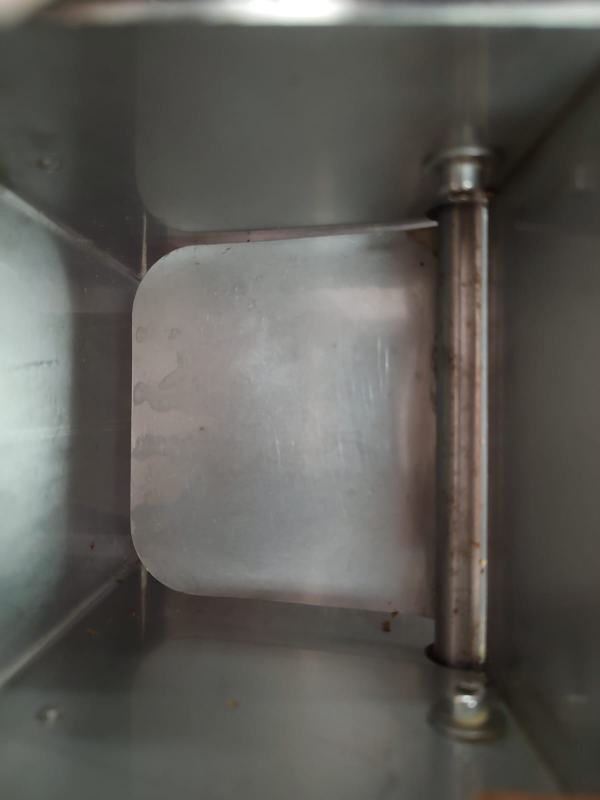
#> input picture ImageAssets/subtraction example/empty.jpg, 1200 x 1600 px, found by its file name (shown at 1/2 size)
$ python image_isolation.py
#> lines starting #> are read from the running program, lines starting #| are printed output that depends on the picture; after the words box and inside, x2 and y2 are one past the last pixel; in counts of white or black regions, pixels touching at a corner belong together; pictures that were not available may be replaced by others from this repository, and a replacement may not be noted
# --------- TODO
# --- create mask
# subtract image
# conduct segmentation on the image to get just the date colors

# --- goal here is to get outline mask
# erode outliers, maybe use morph?
# morph close to get full shape
# use contours to isolate the largest contour, which at this point should definitely be the date

# here could also use another library to get border of all points, without having to morph or contour
# use binary image as a mask on original image

import cv2
import numpy as np
import os

def get_me_a_date(img, blank_img ,stops_huh=False, subtraction_parameter = 100, size_of_ellipse = 50):
    # lowHSV = (180-45, 60, 50)
    lowHSV = (1, 1, 1)
    highHSV = (180, 255, 255) # use app_morphology or app_HSV_Thresholds_on_Image
    # color mask is virtually nonexistant, add in by changing values above


    if stops_huh:
        cv2.imshow("Results", img); cv2.waitKey(0)

    # - subtraction
    sub = cv2.subtract(blank_img,img)
    if stops_huh:
        cv2.imshow("Results", sub); cv2.waitKey(0)

    sub = cv2.cvtColor(sub,cv2.COLOR_BGR2GRAY) #makes subtraction grayscale to create a mask
    if stops_huh:
        cv2.imshow("Results", sub); cv2.waitKey(0)

    black = np.array([subtraction_parameter]) #lower bound
    white = np.array([255]) #upper bound (there is no upper bound)
    mask = cv2.inRange(sub, black, white) # true or false (white or black) if a pixel is within range
    if stops_huh:
        cv2.imshow("Results", mask); cv2.waitKey(0)

    # - reappy color to subtraction mask to do color analysis
    colorized_subtraction = cv2.bitwise_and(img, img, mask=mask) # only shows pixels within the mask range in test image for result
    if stops_huh:
        cv2.imshow("Results", colorized_subtraction); cv2.waitKey(0)

    HSV_img = cv2.cvtColor(colorized_subtraction, cv2.COLOR_BGR2HSV)
    segmented_binary_img = cv2.inRange(HSV_img, lowHSV, highHSV)

    if stops_huh:
        cv2.imshow("Results", segmented_binary_img); cv2.waitKey(0)


    # - fill out the date with morphology
    kernel = cv2.getStructuringElement(cv2.MORPH_ELLIPSE, (size_of_ellipse, size_of_ellipse))
    morphed_img = cv2.morphologyEx(segmented_binary_img, cv2.MORPH_CLOSE, kernel)
    if stops_huh:
        cv2.imshow("Results", morphed_img); cv2.waitKey(0)

    # at this point, the date should be the biggest foreground object in the image


    # - remove outlying objects with contours # filter and show
    contours, hierarchy = cv2.findContours(morphed_img, cv2.RETR_EXTERNAL, cv2.CHAIN_APPROX_NONE)

    contours = sorted(contours, key=lambda x: cv2.contourArea(x), reverse=True) # get only largest contour

    mask = np.zeros(img.shape, np.uint8)
    cv2.drawContours(mask, np.array([contours[0]]), -1, (255,255,255), -1 )

    if stops_huh:
        cv2.imshow("Results", mask); cv2.waitKey(0)

    # # convert this RGB mask to a binary mask, don't really want to di inRange here... see how to fix
    sub = cv2.cvtColor(mask,cv2.COLOR_BGR2GRAY) #makes subtraction grayscale to create a mask
    black = np.array([15]) #lower bound
    white = np.array([255]) #upper bound (there is no upper bound)
    mask = cv2.inRange(sub, black, white) # true or false (white or black) if a pixel is within range

    final = cv2.bitwise_and(img, img, mask=mask)
    if stops_huh:
        cv2.imshow("Results", final); cv2.waitKey(0)

    return final


if __name__ == "__main__":
    def myimages(imdir):
        # imdir = '.\\..\\ImageAssets\\Juicy\\'
        files = os.listdir(imdir)
        image_paths = list(
            map(lambda filename: imdir+filename,
                filter(
                    lambda filename: filename.endswith(('.jpg','.JPG')), files)
                )
            )
        return image_paths

    def save_files_main(stops_huh = False):
        shape = (1920,1080)
        blank_img = cv2.imread("DateIQP\\ImageAssets\\Empty\\Empty1.jpg")
        blank_img = cv2.resize(blank_img, shape)
        image_paths = myimages("\\DateIQP\\ImageAssets\\YaaraTest\\")

        for i in range(len(image_paths)):
            print(i)
            img = cv2.imread(image_paths[i])
            img = cv2.resize(img, shape)
            final = get_me_a_date(img, blank_img, stops_huh)
            cv2.imwrite("Test_isolated_image_"+str(i)+".jpg", final)


    def gui_main(stops_huh = True):

#> called with stops_huh = True
        shape = (1920,1080)

        cv2.namedWindow("Results",cv2.WINDOW_NORMAL)
        cv2.namedWindow("Controls",cv2.WINDOW_NORMAL)
        cv2.resizeWindow("Controls",640,240)

        blank_img = cv2.resize(cv2.imread("C:\\DatesWorkspace\\DateIQP\\MyApp\\DateImages\\empty.jpg"), shape)
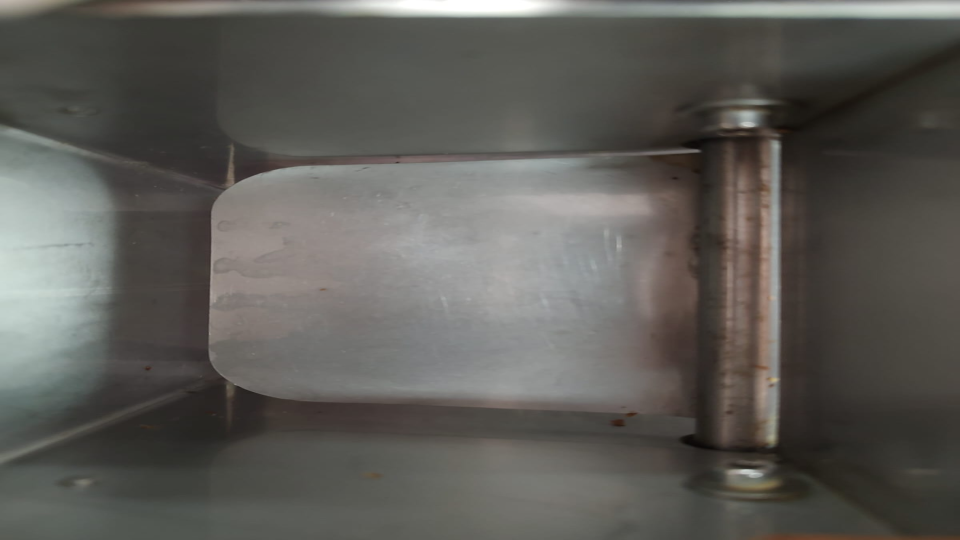
#> blank_img: shape (1080, 1920, 3) (shown at 1/2 size); mean B, G, R 87.5, 92, 93.6
        image_paths = myimages('C:\\DatesWorkspace\\DateIQP\\MyApp\\DateImages\\TrainingData\\')
        cv2.createTrackbar("Image","Controls",0,len(image_paths)-1,lambda _:_)

        while True:
            img = cv2.imread(image_paths[cv2.getTrackbarPos("Image","Controls")])
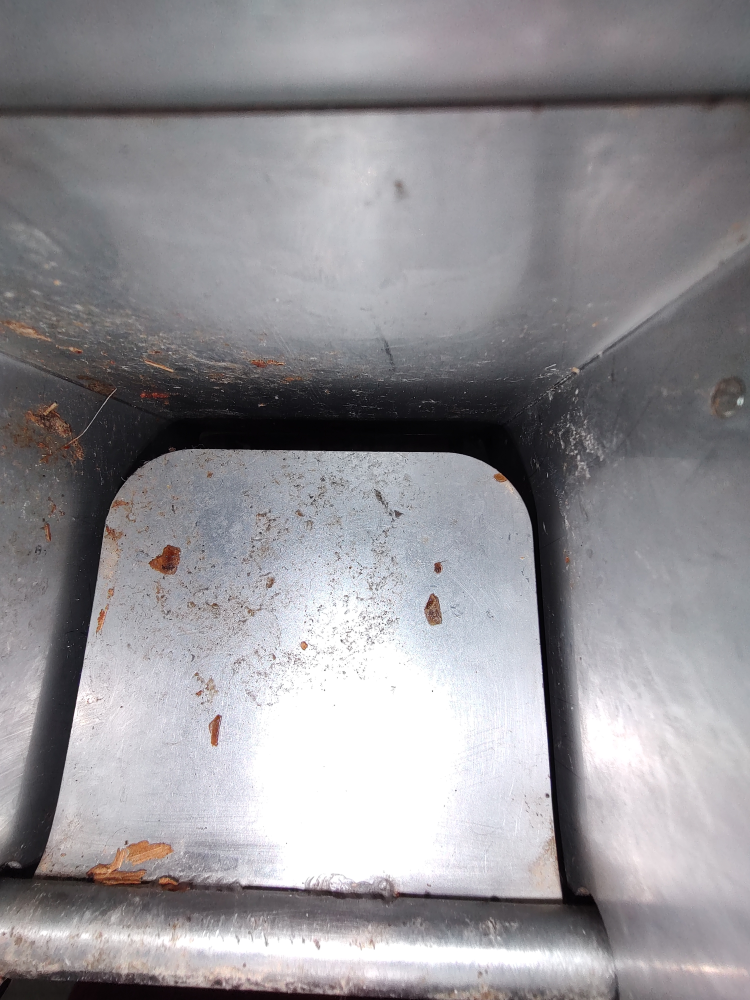
#> input picture ImageAssets/Empty/Empty2.jpg, 3000 x 4000 px, given as the content of the folder C:/DatesWorkspace/DateIQP/MyApp/DateImages/TrainingData/, which was not available (shown at 1/4 size)
#> img is the input picture: shape (4000, 3000, 3); mean B, G, R 149.4, 145.4, 147.6
            img = cv2.resize(img, shape)
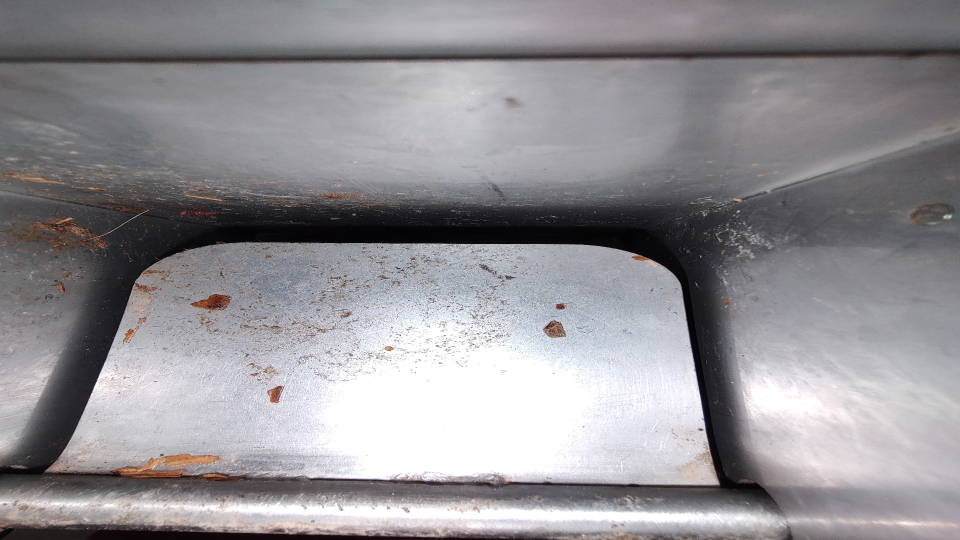
#> img: shape (1080, 1920, 3) (shown at 1/2 size); mean B, G, R 149.3, 145.3, 147.5

            final = get_me_a_date(img, blank_img, stops_huh)
#> in get_me_a_date, `sub = cv2.subtract(blank_img,img)`:
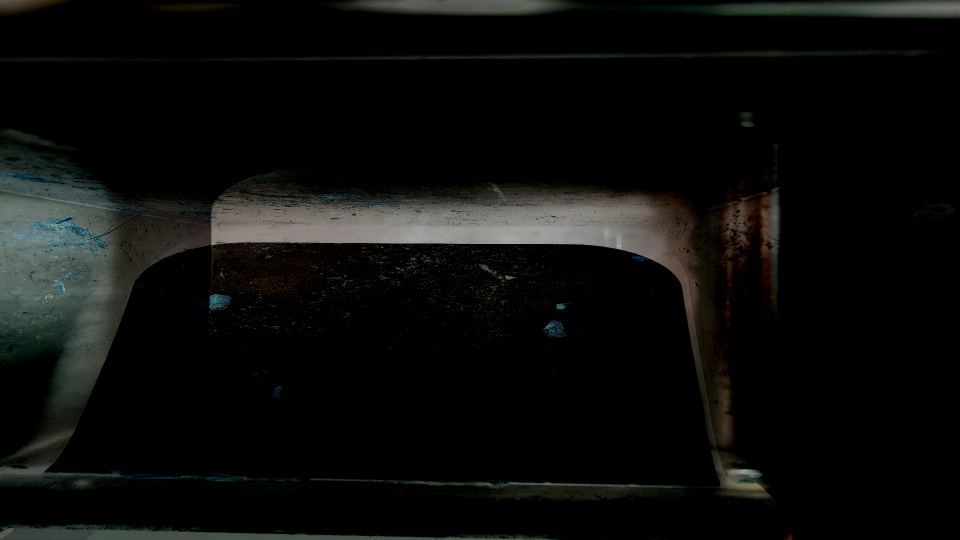
#> sub: shape (1080, 1920, 3) (shown at 1/2 size); mean B, G, R 11.3, 12.8, 12.1
#> in get_me_a_date, `mask = cv2.inRange(sub, black, white)`:
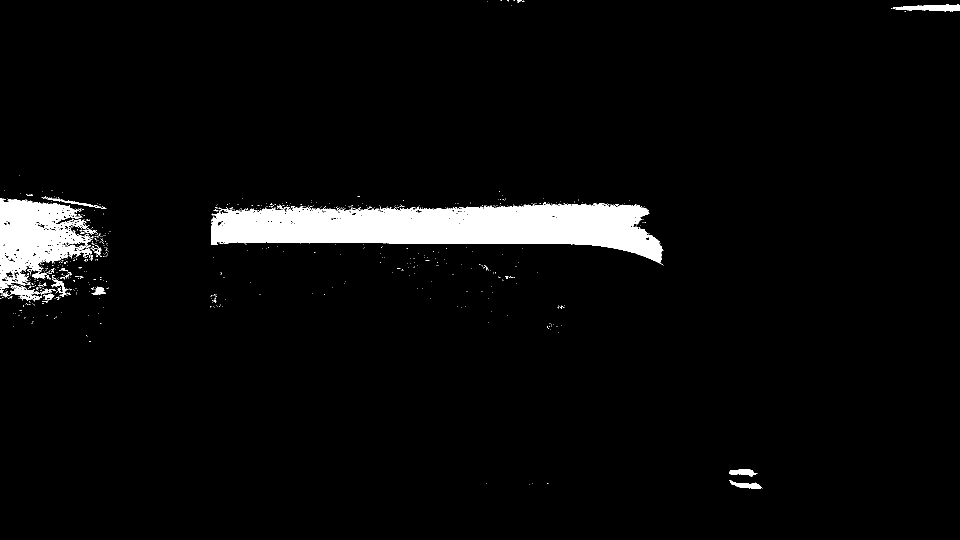
#> mask: shape (1080, 1920) (shown at 1/2 size); 4.2% white; 761 white regions (734 under 20 px), largest, box (x1, y1, x2, y2) and area: (422, 406, 1327, 528) 61646, (0, 396, 188, 579) 18297, (1786, 9, 1920, 23) 1237
#> in get_me_a_date, `HSV_img = cv2.cvtColor(colorized_subtraction, cv2.COLOR_BGR2HSV)`: HSV_img: shape (1080, 1920, 3); mean H, S, V 4.6, 2.1, 1.6
#> in get_me_a_date, `segmented_binary_img = cv2.inRange(HSV_img, lowHSV, highHSV)`: segmented_binary_img: shape (1080, 1920); 4% white; 804 white regions (776 under 20 px), largest, box (x1, y1, x2, y2) and area: (422, 406, 1327, 528) 58876, (0, 396, 188, 571) 16784, (1786, 9, 1920, 23) 1237
#> in get_me_a_date, `morphed_img = cv2.morphologyEx(segmented_binary_img, cv2.MORPH_CLOSE, ..`:
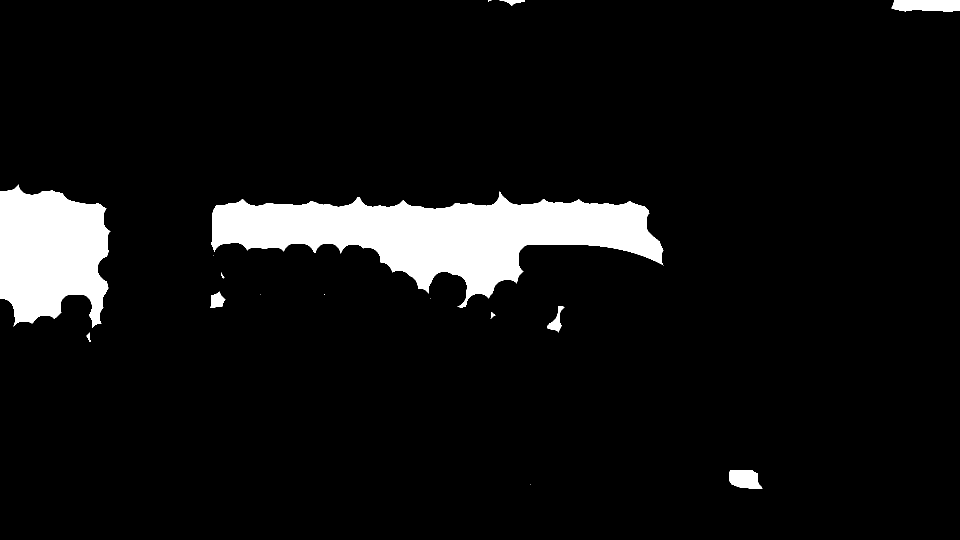
#> morphed_img: shape (1080, 1920) (shown at 1/2 size); 7.2% white; 16 white regions (6 under 20 px)
#> in get_me_a_date, `contours, hierarchy = cv2.findContours(morphed_img, cv2.RETR_EXTERNAL,..`: contours = 16 contours, 7 with area under 20; largest, box (x1, y1, x2, y2) and area: (423, 383, 1327, 616) 93547, (0, 369, 221, 656) 47153, (1783, 0, 1920, 23) 2712, (1459, 940, 1525, 978) 1848, (421, 583, 451, 616) 578
#> in get_me_a_date, `cv2.drawContours(mask, np.array([contours[0]]), -1, (255,255,255), -1 )`: mask: shape (1080, 1920, 3); 4.6% white; 1 white region, box (x1, y1, x2, y2) and area: (423, 383, 1327, 616) 94662
#> in get_me_a_date, `final = cv2.bitwise_and(img, img, mask=mask)`:
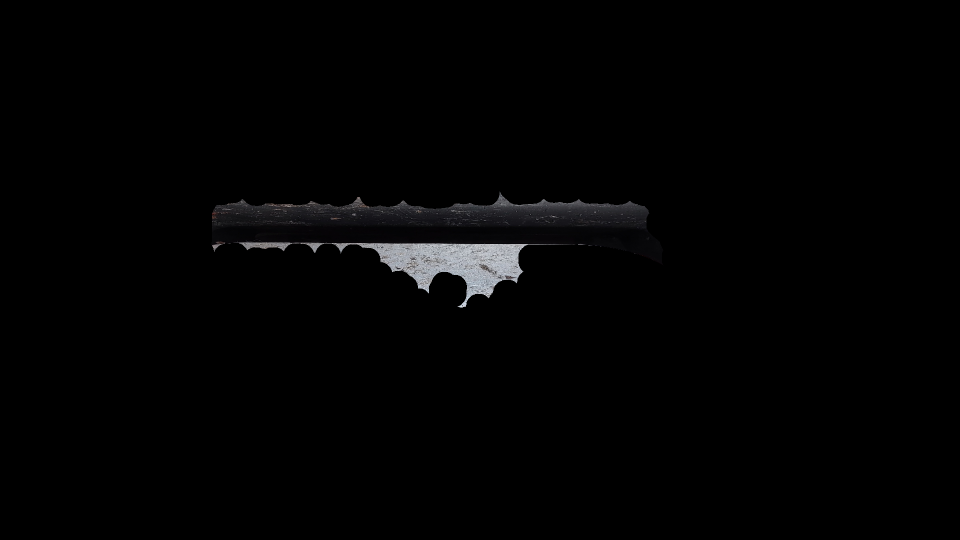
#> final: shape (1080, 1920, 3) (shown at 1/2 size); mean B, G, R 2.8, 2.6, 2.6
            cv2.imshow("Results", final); cv2.waitKey(0)

            key = cv2.waitKey(500) # milliseconds, enough for it
#> (key q is pressed here)
            if key == ord('q') or key == 27:
                break
        cv2.destroyAllWindows()


    # try:

    gui_main()
    # save_files_main()
    print("ran function")

    # except Exception as e:
    #     print(e)
